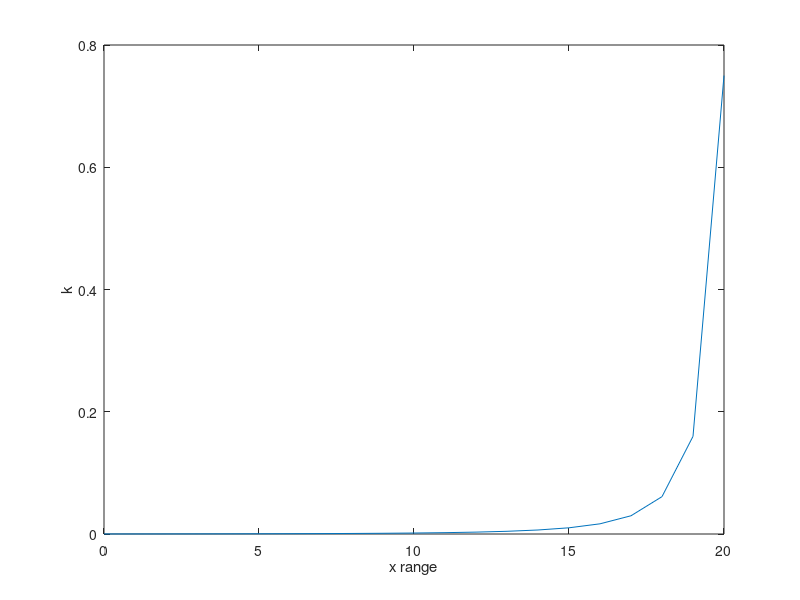

Here is the MATLAB script that generated this plot:
% Adil Khokhar
% CLID: axk9375
% Problem 3

% Set up the initial values.
x = 0:1:20;
xi = 0.016;

% Implement the equation into MATLAB.
k = (4 + x)./((42 - 2 .* x).^2 .* (28 - x));
fk = @(x) (4 + x)/((42 - 2 * x)^2 * (28 - x));

% (a) Provide the graph of the function.
plot(x,k);
xlabel('x range'), ylabel('k');

% (b) Use MATLAB root finding function and set the optimset options to make
% it display what it does to solve the function.

options = optimset('Display','iter');

fzero(fk, xi, options);

% (c) First the function looks for a sign change around the initial 
% interval using golden search, then once it finds a sign change, the 
% search will head in the opposite direction using interpolation to find
% a zero.